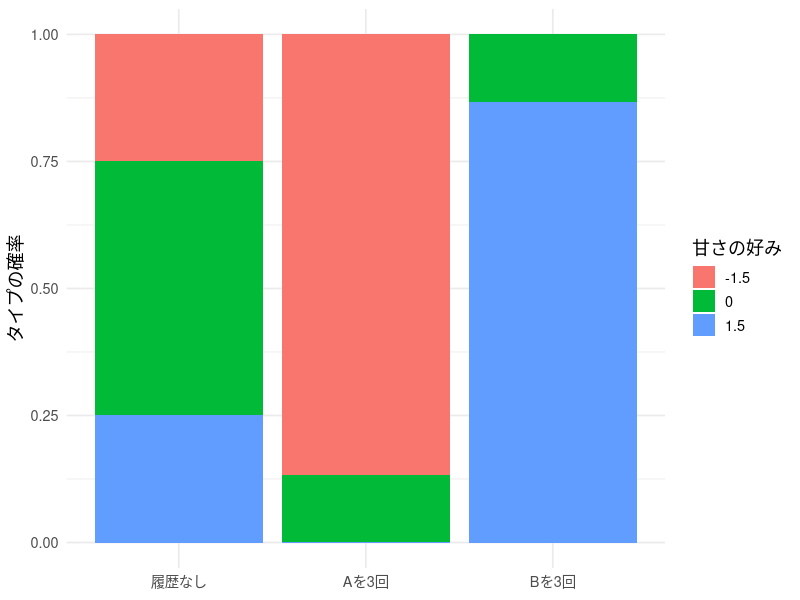
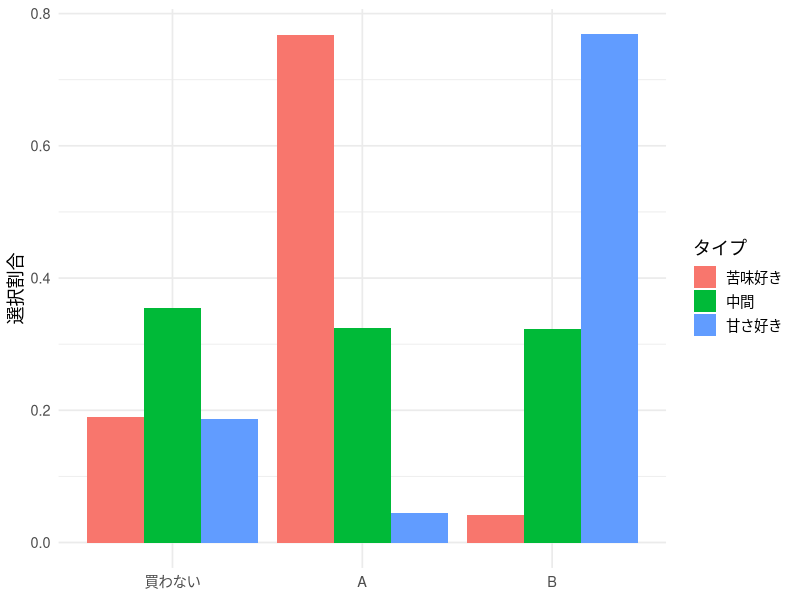
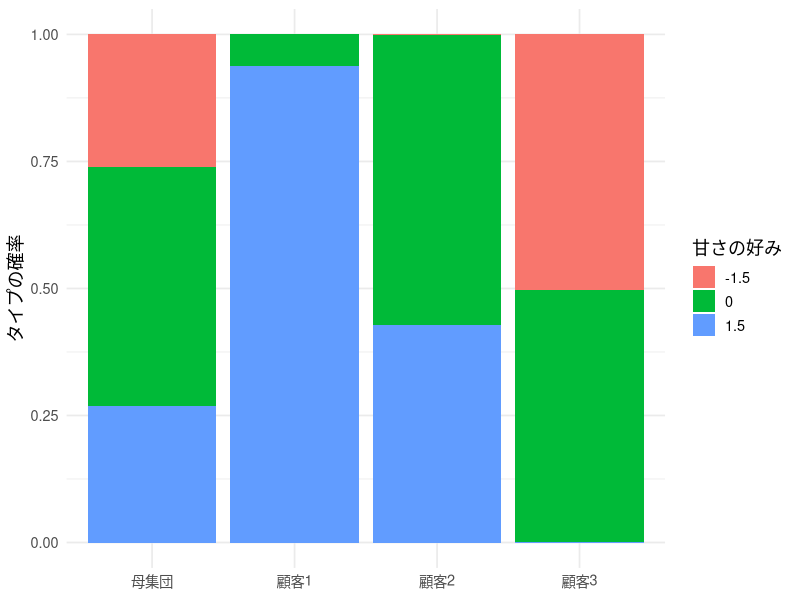
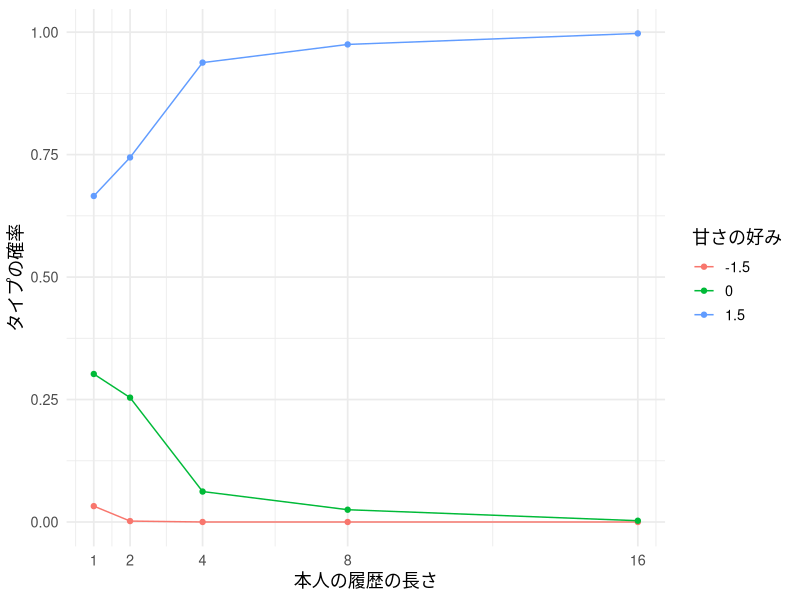
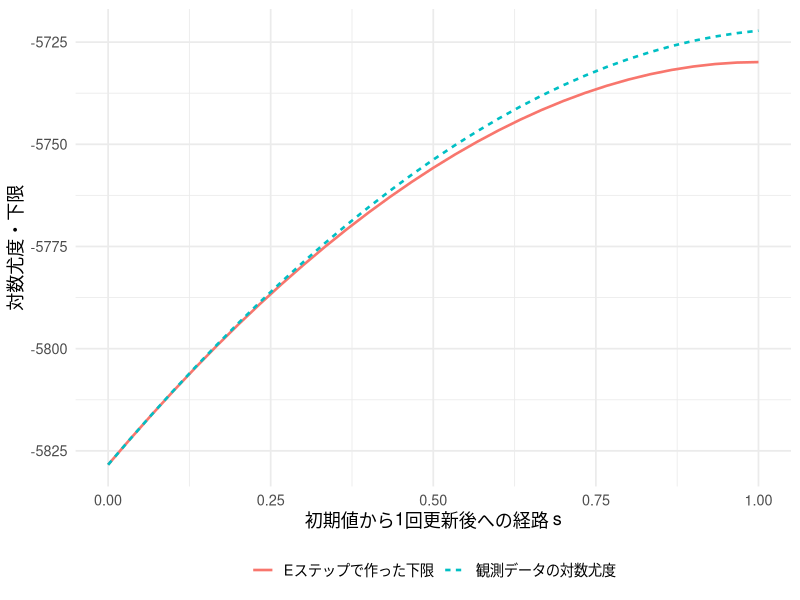
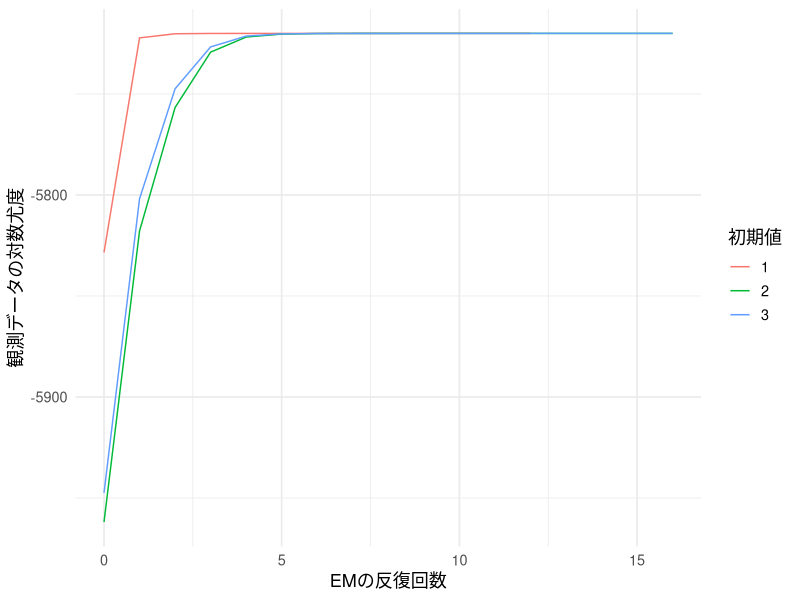
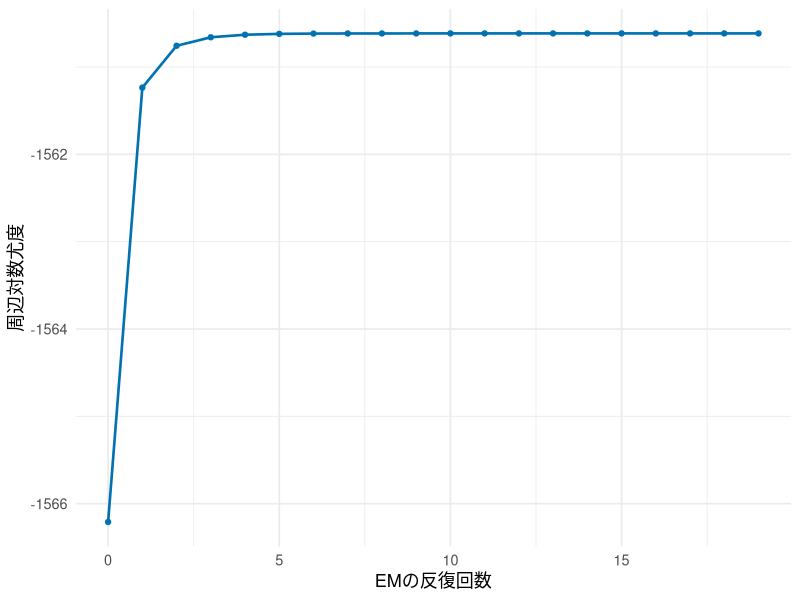
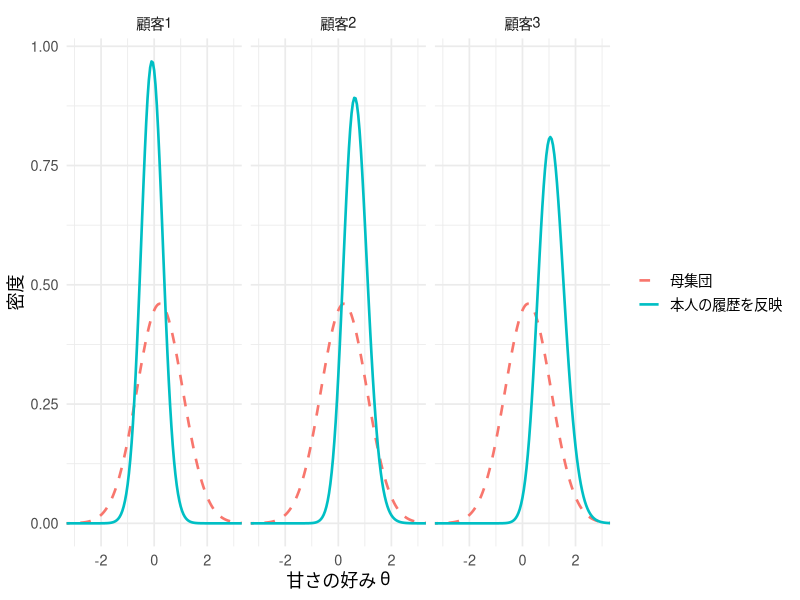

Reproduce these figures in R, in order.
## ---- chunk 1
#| include: false
library(ggplot2)
library(dplyr)
library(knitr)
set.seed(202606)
theme_lecture <- function() {
  fam <- if (Sys.info()[["sysname"]] == "Darwin") "Hiragino Sans" else ""
  theme_minimal(base_size = 13, base_family = fam)
}
theme_set(theme_lecture())
knitr::opts_chunk$set(fig.align = "center", dpi = 144)
options(scipen = 8)
## ---- chunk 2
choice_prob <- function(theta, pA, pB, beta0 = 1.5, alpha = 1) {
  va <- beta0 - theta - alpha * pA
  vb <- beta0 + theta - alpha * pB
  mx <- pmax(0, va, vb)
  ev <- cbind(exp(-mx), exp(va - mx), exp(vb - mx))
  ev / rowSums(ev)
}
theta_grid <- c(-1.5, 0, 1.5)
pi_true <- c(.25, .50, .25)
knitr::kable(data.frame(theta = theta_grid,
                       choice_prob(theta_grid, 1.5, 1.5)), digits = 3,
             col.names = c("甘さの好み", "買わない", "A：苦い", "B：甘い"))
## ---- chunk 3
pr_equal <- choice_prob(theta_grid, 1.5, 1.5)
lik_AAA <- pr_equal[, 2]^3
post_AAA <- pi_true * lik_AAA / sum(pi_true * lik_AAA)
lik_BBB <- pr_equal[, 3]^3
post_BBB <- pi_true * lik_BBB / sum(pi_true * lik_BBB)
knitr::kable(data.frame(theta = theta_grid, prior = pi_true,
                       likelihood = lik_AAA, posterior = post_AAA), digits = 4,
             col.names = c("候補値", "事前確率", "Aを3回選ぶ尤度", "事後確率"))
## ---- chunk 4
#| fig-cap: "同じ母集団分布から出発しても、本人の履歴によってタイプの重みが変わる。価格は両商品とも150円。"
w_example <- rbind(pi_true, post_AAA, post_BBB)
d_example <- data.frame(
  information = factor(rep(c("履歴なし", "Aを3回", "Bを3回"), each = 3),
                       levels = c("履歴なし", "Aを3回", "Bを3回")),
  type = factor(rep(theta_grid, 3)), weight = as.vector(t(w_example)))
ggplot(d_example, aes(information, weight, fill = type)) +
  geom_col() + labs(x = NULL, y = "タイプの確率", fill = "甘さの好み")
## ---- chunk 5
set.seed(202606)
N <- 400
Tmax <- 16
type_true <- sample(1:3, N, replace = TRUE, prob = pi_true)
theta_truth <- theta_grid[type_true]
## ---- chunk 6
prices <- data.frame(occasion = seq_len(Tmax),
                     pA = runif(Tmax, 1, 2.5), pB = runif(Tmax, 1, 2.5))
head(prices)
## ---- chunk 7
id <- rep(seq_len(N), each = Tmax)
occasion <- rep(seq_len(Tmax), times = N)
pA <- prices$pA[occasion]; pB <- prices$pB[occasion]
prob <- choice_prob(theta_truth[id], pA, pB)
u <- runif(N * Tmax)
y <- as.integer(u > prob[, 1]) + as.integer(u > prob[, 1] + prob[, 2])
panel <- data.frame(id, occasion, pA, pB, y)  # 0=買わない、1=A、2=B
head(panel)
## ---- chunk 8
#| fig-cap: "タイプ別の選択割合。分母はタイプ別人数×16機会であり、非購入も含む。"
choice_summary <- panel |>
  mutate(type = factor(type_true[id], labels = c("苦味好き", "中間", "甘さ好き")),
         product = factor(y, levels = 0:2, labels = c("買わない", "A", "B"))) |>
  count(type, product) |> group_by(type) |> mutate(share = n / sum(n))
ggplot(choice_summary, aes(product, share, fill = type)) +
  geom_col(position = "dodge") + labs(x = NULL, y = "選択割合", fill = "タイプ")
## ---- chunk 9
panel_loglik <- function(dat, grid) {
  sapply(grid, function(th) {
    pr <- choice_prob(th, dat$pA, dat$pB)
    chosen_prob <- pr[cbind(seq_len(nrow(dat)), dat$y + 1)]
    log_chosen_prob <- log(chosen_prob)
    drop(rowsum(log_chosen_prob, dat$id))
  })
}
train4 <- subset(panel, occasion <= 4)
ell4 <- panel_loglik(train4, theta_grid)
knitr::kable(data.frame(customer = 1:6, ell4[1:6, ]), digits = 3,
             col.names = c("顧客 i", "候補値 −1.5", "候補値 0", "候補値 1.5"))
## ---- chunk 10
mixture_eval <- function(ell, pi) {
  z <- sweep(ell, 2, log(pi), "+")
  rowmax <- apply(z, 1, max)
  e <- exp(z - rowmax)
  totals <- rowSums(e)
  list(weights = e / totals, loglik = sum(rowmax + log(totals)))
}
## ---- chunk 11
fit_known_pi <- function(ell) {
  softmax <- function(a) { z <- c(a, 0); z <- exp(z - max(z)); z / sum(z) }
  opt <- optim(rep(0, ncol(ell) - 1),
               function(a) -mixture_eval(ell, softmax(a))$loglik,
               method = "BFGS", control = list(reltol = 1e-11, maxit = 1000))
  if (opt$convergence != 0) stop("Known-support MLE did not converge")
  pi <- softmax(opt$par)
  c(list(pi = pi), mixture_eval(ell, pi))
}
fit4 <- fit_known_pi(ell4)
knitr::kable(data.frame(theta = theta_grid, truth = pi_true, estimate = fit4$pi),
             digits = 3, col.names = c("候補値", "真の割合", "4機会から推定した割合"))
## ---- chunk 12
#| fig-cap: "同じ母集団割合から出発しても、顧客ごとの4回の履歴で事後の重みが変わる。"
show_ids <- c(1, 2, 3)
w_show <- rbind(fit4$pi, fit4$weights[show_ids, ])
weights_plot <- data.frame(
  information = factor(rep(c("母集団", paste0("顧客", show_ids)), each = 3),
                       levels = c("母集団", paste0("顧客", show_ids))),
  type = factor(rep(theta_grid, 4)), weight = as.vector(t(w_show)))
ggplot(weights_plot, aes(information, weight, fill = type)) +
  geom_col() + labs(x = NULL, y = "タイプの確率", fill = "甘さの好み")
## ---- chunk 13
type_labels <- c("苦味好き", "中間", "甘さ好き")
truth_check <- data.frame(
  customer = show_ids,
  true_theta = theta_truth[show_ids],
  true_type = type_labels[type_true[show_ids]],
  fit4$weights[show_ids, ])
knitr::kable(truth_check, digits = 3, row.names = FALSE,
             col.names = c("顧客", "真の θ", "本当のタイプ",
                           "苦味好きの確率", "中間の確率", "甘さ好きの確率"))
## ---- chunk 14
individual_mle <- function(ell, grid) {
  grid[max.col(ell, ties.method = "first")]
}
np4 <- individual_mle(ell4, theta_grid)
eb4 <- drop(fit4$weights %*% theta_grid)
knitr::kable(data.frame(method = c("母集団平均", "個人別最尤", "経験ベイズの事後平均"),
  rmse = c(sqrt(mean((sum(fit4$pi * theta_grid) - theta_truth)^2)),
           sqrt(mean((np4 - theta_truth)^2)), sqrt(mean((eb4 - theta_truth)^2)))),
  digits = 3, col.names = c("好みの要約", "真の係数とのRMSE"))
## ---- chunk 15
#| fig-cap: "観測履歴が増えたときの、同じ顧客1についてのタイプの重み。真のタイプは推定に使わない。"
history_weights <- do.call(rbind, lapply(c(1, 2, 4, 8, 16), function(h) {
  ell_h <- panel_loglik(subset(panel, occasion <= h), theta_grid)
  fit_h <- fit_known_pi(ell_h)
  data.frame(history = h, type = factor(theta_grid), weight = fit_h$weights[1, ])
}))
ggplot(history_weights, aes(history, weight, color = type)) +
  geom_line() + geom_point() + scale_x_continuous(breaks = c(1, 2, 4, 8, 16)) +
  labs(x = "本人の履歴の長さ", y = "タイプの確率", color = "甘さの好み")
## ---- chunk 16
demo_theta0 <- c(-2, 0, 2)
demo_pi0 <- rep(1 / 3, 3)
demo_ell0 <- panel_loglik(panel, demo_theta0)
knitr::kable(data.frame(type = 1:3, theta = demo_theta0, pi = demo_pi0),
             digits = 3, col.names = c("タイプ k", "仮の候補値", "仮の割合"))
## ---- chunk 17
demo0 <- mixture_eval(demo_ell0, demo_pi0)
demo_w0 <- demo0$weights
demo_id <- 252
demo_lik0 <- exp(demo_ell0[demo_id, ])
demo_joint0 <- demo_pi0 * demo_lik0
knitr::kable(data.frame(
  type = 1:3, theta = demo_theta0,
  likelihood = formatC(demo_lik0, format = "e", digits = 3),
  joint = formatC(demo_joint0, format = "e", digits = 3),
  weight = demo_w0[demo_id, ]), digits = 4,
  col.names = c("タイプ k", "仮の候補値", "顧客252の尤度", "割合×尤度", "所属確率"))
stopifnot(max(abs(demo_joint0 / sum(demo_joint0) -
                  demo_w0[demo_id, ])) < 1e-12)
## ---- chunk 18
demo_ids <- c(1, 2, 3, 252)
knitr::kable(data.frame(customer = demo_ids,
                        demo_w0[demo_ids, ]), digits = 4, row.names = FALSE,
             col.names = c("顧客", "タイプ1の確率", "タイプ2の確率", "タイプ3の確率"))
## ---- chunk 19
demo_count0 <- colSums(demo_w0)
demo_pi1 <- demo_count0 / N
knitr::kable(data.frame(type = 1:3, expected_count = demo_count0,
                        old_pi = demo_pi0, new_pi = demo_pi1), digits = 4,
             col.names = c("タイプ k", "人数の期待値", "更新前の割合", "更新後の割合"))
## ---- chunk 20
demo_theta1 <- vapply(1:3, function(k) {
  optimize(function(a) -sum(demo_w0[, k] * panel_loglik(panel, a)),
           interval = c(-6, 6), tol = 1e-8)$minimum
}, numeric(1))
knitr::kable(data.frame(type = 1:3, old_theta = demo_theta0,
                        new_theta = demo_theta1), digits = 4,
             col.names = c("タイプ k", "更新前の候補値", "更新後の候補値"))
## ---- chunk 21
demo_ell1 <- panel_loglik(panel, demo_theta1)
demo1 <- mixture_eval(demo_ell1, demo_pi1)
demo_w1 <- demo1$weights
knitr::kable(data.frame(type = 1:3,
                        weight0 = demo_w0[demo_id, ],
                        weight1 = demo_w1[demo_id, ]), digits = 4,
             col.names = c("タイプ k", "顧客252：初期値での確率", "顧客252：1回更新後の確率"))
## ---- chunk 22
demo_count1 <- colSums(demo_w1)
demo_pi2 <- demo_count1 / N
demo_theta2 <- vapply(1:3, function(k) {
  optimize(function(a) -sum(demo_w1[, k] * panel_loglik(panel, a)),
           interval = c(-6, 6), tol = 1e-8)$minimum
}, numeric(1))
knitr::kable(data.frame(type = 1:3, expected_count = demo_count1,
                        pi1 = demo_pi1, pi2 = demo_pi2,
                        theta1 = demo_theta1, theta2 = demo_theta2), digits = 4,
             col.names = c("タイプ k", "人数の期待値", "1回目の割合", "2回目の割合",
                           "1回目の候補値", "2回目の候補値"))
## ---- chunk 23
demo2 <- mixture_eval(panel_loglik(panel, demo_theta2), demo_pi2)
demo_ll <- c(demo0$loglik, demo1$loglik, demo2$loglik)
knitr::kable(data.frame(stage = c("初期値", "1回目の更新後", "2回目の更新後"),
                        loglik = demo_ll), digits = 4,
             col.names = c("計算の段階", "観測データの対数尤度"))
stopifnot(all(diff(demo_ll) >= -1e-6),
          max(abs(rowSums(demo_w0) - 1)) < 1e-12,
          max(abs(rowSums(demo_w1) - 1)) < 1e-12,
          all(diff(demo_theta1) > 0), all(diff(demo_theta2) > 0))
## ---- chunk 24
#| code-fold: true
#| code-summary: "1回目の更新で、対数尤度と下限の大小を確かめる"
demo_Q <- function(theta, pi, weights) {
  sum(weights * sweep(panel_loglik(panel, theta), 2, log(pi), "+"))
}
demo_entropy0 <- -sum(demo_w0 * log(demo_w0))
demo_bound0 <- demo_Q(demo_theta0, demo_pi0, demo_w0) + demo_entropy0
demo_bound1 <- demo_Q(demo_theta1, demo_pi1, demo_w0) + demo_entropy0
knitr::kable(data.frame(
  quantity = c("更新前の対数尤度 = 更新前の下限", "更新後の下限（重みは更新前のまま）",
               "更新後の対数尤度"),
  value = c(demo0$loglik, demo_bound1, demo1$loglik)), digits = 4,
  col.names = c("比較する値", "計算結果"))
stopifnot(abs(demo_bound0 - demo0$loglik) < 1e-7,
          demo_bound1 >= demo_bound0 - 1e-7,
          demo1$loglik >= demo_bound1 - 1e-7)
## ---- chunk 25
#| code-fold: true
#| code-summary: "初期値から1回更新後までの、対数尤度と下限を描く"
#| label: fig-em-lower-bound
#| fig-cap: "初期値（s=0）では2本が一致する。1回更新後（s=1）では下限が上がり、観測データの対数尤度はその下限以上にある。"
em_bound_path <- do.call(rbind, lapply(seq(0, 1, length.out = 31), function(s) {
  theta <- (1 - s) * demo_theta0 + s * demo_theta1
  pi <- (1 - s) * demo_pi0 + s * demo_pi1
  data.frame(step = s,
    observed = mixture_eval(panel_loglik(panel, theta), pi)$loglik,
    bound = demo_Q(theta, pi, demo_w0) + demo_entropy0)
}))
stopifnot(all(em_bound_path$observed >= em_bound_path$bound - 1e-7))
em_bound_plot <- rbind(
  data.frame(step = em_bound_path$step, value = em_bound_path$observed,
             quantity = "観測データの対数尤度"),
  data.frame(step = em_bound_path$step, value = em_bound_path$bound,
             quantity = "Eステップで作った下限"))
ggplot(em_bound_plot, aes(step, value, color = quantity, linetype = quantity)) +
  geom_line(linewidth = .9) +
  labs(x = "初期値から1回更新後への経路 s", y = "対数尤度・下限", color = NULL, linetype = NULL) +
  theme(legend.position = "bottom")
## ---- chunk 26
#| code-fold: true
#| code-summary: "EMの反復：事後重みの計算と、重み付き最尤推定"
fit_em_once <- function(dat, start, maxit = 2000, tol = 1e-8, bounds = c(-6, 6)) {
  theta <- sort(start)
  pi <- rep(1 / length(theta), length(theta))
  ell <- panel_loglik(dat, theta)
  current <- mixture_eval(ell, pi)
  trace <- current$loglik
  converged <- FALSE
  for (iter in seq_len(maxit)) {
    w <- current$weights
    pi_new <- colMeans(w)
    theta_new <- vapply(seq_along(theta), function(k) {
      optimize(function(th) -sum(w[, k] * panel_loglik(dat, th)),
               interval = bounds, tol = 1e-8)$minimum
    }, numeric(1))
    order_new <- order(theta_new)
    theta_new <- theta_new[order_new]; pi_new <- pi_new[order_new]
    ell_new <- panel_loglik(dat, theta_new)
    next_fit <- mixture_eval(ell_new, pi_new)
    gain <- next_fit$loglik - current$loglik
    if (gain < -1e-6) stop("EM log likelihood decreased")
    trace <- c(trace, next_fit$loglik)
    theta <- theta_new; pi <- pi_new; ell <- ell_new; current <- next_fit
    if (abs(gain) < tol) { converged <- TRUE; break }
  }
  list(theta = theta, pi = pi, loglik = current$loglik,
       weights = current$weights, trace = trace, converged = converged,
       iterations = iter, bounds = bounds)
}
## ---- chunk 27
fit_em_multistart <- function(dat, starts = list(c(-2, 0, 2), c(-1, .5, 2.5),
                                                  c(-2.5, -.5, 1))) {
  fits <- lapply(starts, function(st) fit_em_once(dat, st))
  best <- which.max(vapply(fits, `[[`, numeric(1), "loglik"))
  list(best = fits[[best]], fits = fits, best_start = best)
}
em_runs <- fit_em_multistart(panel)
em_fit <- em_runs$best
# 最初の初期値からの1・2回目の更新が、上の逐次計算と一致するか確認する。
stopifnot(max(abs(em_runs$fits[[1]]$trace[1:3] - demo_ll)) < 1e-6)
stopifnot(all(vapply(em_runs$fits, function(f) f$converged, logical(1))),
          all(vapply(em_runs$fits, function(f) min(diff(f$trace)) > -1e-6, logical(1))),
          all(abs(em_fit$theta) < 5.9))
knitr::kable(data.frame(type = 1:3, theta_true = theta_grid,
                        theta_est = em_fit$theta, pi_true = pi_true, pi_est = em_fit$pi),
             digits = 3, col.names = c("タイプ", "真の候補値", "候補値の推定", "真の割合", "割合の推定"))
## ---- chunk 28
#| fig-cap: "EMの3つの初期値からの対数尤度。単調に増えても、大域的な最大値とは限らない。"
em_trace <- do.call(rbind, lapply(seq_along(em_runs$fits), function(s) {
  f <- em_runs$fits[[s]]
  data.frame(iteration = seq_along(f$trace) - 1, loglik = f$trace, start = factor(s))
}))
ggplot(em_trace, aes(iteration, loglik, color = start)) + geom_line() +
  labs(x = "EMの反復回数", y = "観測データの対数尤度", color = "初期値")
## ---- chunk 29
ell16 <- panel_loglik(panel, theta_grid)
fit16 <- fit_known_pi(ell16)
knitr::kable(data.frame(type = 1:3, known_support = theta_grid,
                        known_weight = fit16$weights[1, ],
                        estimated_support = em_fit$theta,
                        estimated_weight = em_fit$weights[1, ]), digits = 3,
             col.names = c("タイプ", "既知の候補値", "既知の場合の重み",
                           "推定した候補値", "推定後の重み"))
## ---- chunk 30
#| code-fold: true
#| code-summary: "1回のシェアは同じだが、履歴の確率は違う二つの母集団"
ident_equal <- choice_prob(theta_grid, 1.5, 1.5)
ident_share <- drop(pi_true %*% ident_equal)
ident_alt_theta <- c(-2, 0, 2)
ident_alt_prob <- choice_prob(ident_alt_theta, 1.5, 1.5)
# 対称な分布なので、非購入のシェアを合わせればA・Bのシェアも合う。
ident_alt_w <- (1 / 3 - ident_share[1]) / (2 * (1 / 3 - ident_alt_prob[1, 1]))
ident_alt_pi <- c(ident_alt_w, 1 - 2 * ident_alt_w, ident_alt_w)
ident_alt_share <- drop(ident_alt_pi %*% ident_alt_prob)
knitr::kable(data.frame(
  quantity = c("1回で買わない確率", "1回でAを買う確率", "1回でBを買う確率", "同じ人が2回ともAを買う確率"),
  original = c(ident_share, sum(pi_true * ident_equal[, 2]^2)),
  alternative = c(ident_alt_share, sum(ident_alt_pi * ident_alt_prob[, 2]^2))),
  digits = 6, col.names = c("観測する量", "元の母集団", "別の母集団"))
stopifnot(max(abs(ident_share - ident_alt_share)) < 1e-12,
          all(ident_alt_pi > 0), abs(sum(ident_alt_pi) - 1) < 1e-12)
## ---- chunk 31
#| code-fold: true
#| code-summary: "同じ2回分の履歴確率を持つ別の母集団を構成する"
# 構成の根拠は、この小節末尾の補足で説明する。
# z = exp(theta)、150円では d(z) = 1 + z + z^2。
ident_two_z <- exp(theta_grid)
ident_two_d <- 1 + ident_two_z + ident_two_z^2
ident_two_weight <- pi_true / ident_two_d^2
ident_two_m <- vapply(0:4, function(q) sum(ident_two_weight * ident_two_z^q), numeric(1))
# 3根を持つ多項式の2次の係数を変え、他の係数で同じモーメントを保つ。
ident_two_c2 <- -sum(ident_two_z) - .5
ident_two_hankel <- matrix(c(ident_two_m[1], ident_two_m[2],
                            ident_two_m[2], ident_two_m[3]), 2, 2)
ident_two_c01 <- solve(ident_two_hankel,
                       -ident_two_m[4:5] - ident_two_c2 * ident_two_m[3:4])
ident_two_roots <- polyroot(c(ident_two_c01, ident_two_c2, 1))
stopifnot(max(abs(Im(ident_two_roots))) < 1e-10)
ident_two_z_alt <- sort(Re(ident_two_roots))
ident_two_V <- rbind(1, ident_two_z_alt, ident_two_z_alt^2)
ident_two_weight_alt <- drop(solve(ident_two_V, ident_two_m[1:3]))
ident_two_theta_alt <- log(ident_two_z_alt)
ident_two_pi_alt <- ident_two_weight_alt * (1 + ident_two_z_alt + ident_two_z_alt^2)^2
ident_two_prob_alt <- choice_prob(ident_two_theta_alt, 1.5, 1.5)
ident_two_M <- t(ident_equal) %*% diag(pi_true) %*% ident_equal
ident_two_M_alt <- t(ident_two_prob_alt) %*% diag(ident_two_pi_alt) %*% ident_two_prob_alt
stopifnot(all(ident_two_z_alt > 0), all(ident_two_pi_alt > 0),
          abs(sum(ident_two_pi_alt) - 1) < 1e-10,
          max(abs(ident_two_M - ident_two_M_alt)) < 1e-10)
knitr::kable(data.frame(type = 1:3, theta = theta_grid, theta_alt = ident_two_theta_alt,
                        pi = pi_true, pi_alt = ident_two_pi_alt), digits = 6,
             col.names = c("タイプ", "元の候補値", "別の候補値", "元の割合", "別の割合"))
## ---- chunk 32
ident_two_histories <- expand.grid(first = c("0", "A", "B"), second = c("0", "A", "B"))
knitr::kable(data.frame(
  history = paste0(ident_two_histories$first, ident_two_histories$second),
  original = as.vector(ident_two_M), alternative = as.vector(ident_two_M_alt)),
  digits = 6, col.names = c("1・2回目の履歴", "元の母集団", "別の母集団"))
## ---- chunk 33
ident_two_B_given_AA <- sum(pi_true * ident_equal[, 2]^2 * ident_equal[, 3]) /
  ident_two_M[2, 2]
ident_two_B_given_AA_alt <- sum(ident_two_pi_alt * ident_two_prob_alt[, 2]^2 *
                                ident_two_prob_alt[, 3]) / ident_two_M_alt[2, 2]
knitr::kable(data.frame(
  quantity = c("3回目にBを買う確率：全員", "3回目にBを買う確率：AAだった人"),
  original = c(sum(pi_true * ident_equal[, 3]), ident_two_B_given_AA),
  alternative = c(sum(ident_two_pi_alt * ident_two_prob_alt[, 3]), ident_two_B_given_AA_alt)),
  digits = 6, col.names = c("観測する量", "元の母集団", "別の母集団"))
stopifnot(abs(ident_two_B_given_AA - ident_two_B_given_AA_alt) > 1e-4)
## ---- chunk 34
#| code-fold: true
#| code-summary: "3回の同時分布を作り、タイプの値と割合を逆算する"
# ここだけは識別の検算用。標本頻度ではなく、生成モデルの母集団確率を作る。
ident_R <- lapply(1:3, function(tt) {
  t(choice_prob(theta_grid, prices$pA[tt], prices$pB[tt]))
})
ident_joint <- array(0, dim = c(3, 3, 3))
for (k in 1:3) {
  for (j in 1:3) {
    ident_joint[, , j] <- ident_joint[, , j] +
      pi_true[k] * ident_R[[3]][j, k] * outer(ident_R[[1]][, k], ident_R[[2]][, k])
  }
}
# 入力は母集団の27セルと、1回目のB価格。真の候補値・割合は引数にしない。
recover_three_types <- function(joint, pB1) {
  M <- apply(joint, c(1, 2), sum)
  MB <- joint[, , 3]
  C <- MB %*% solve(M)
  eig <- eigen(C)
  stopifnot(max(abs(Im(eig$values))) < 1e-10,
            max(abs(Im(eig$vectors))) < 1e-10)
  order_type <- order(Re(eig$values))
  R1 <- Re(eig$vectors[, order_type])
  R1 <- sweep(R1, 2, colSums(R1), "/")
  theta <- log(R1[3, ] / R1[1, ]) - 1.5 + pB1
  pi <- drop(solve(R1, rowSums(M)))
  list(theta = theta, pi = pi, R1 = R1)
}
ident_recovered <- recover_three_types(ident_joint, prices$pB[1])
knitr::kable(data.frame(type = 1:3, theta = theta_grid,
                        recovered_theta = ident_recovered$theta,
                        pi = pi_true, recovered_pi = ident_recovered$pi), digits = 6,
             col.names = c("タイプ", "生成時の候補値", "逆算した候補値", "生成時の割合", "逆算した割合"))
stopifnot(abs(sum(ident_joint) - 1) < 1e-12,
          max(abs(ident_recovered$theta - theta_grid)) < 1e-10,
          max(abs(ident_recovered$pi - pi_true)) < 1e-10)
## ---- chunk 35
# 連続的な好み：同じ選択モデルで独立のデータを生成する
set.seed(202607)
N_c <- 200; T_c <- 8
mu_true_c <- 0.2; tau_true_c <- 1
id_c <- rep(seq_len(N_c), each = T_c)
time_c <- rep(seq_len(T_c), times = N_c)
price_c <- data.frame(pA = runif(T_c, 1, 2.5), pB = runif(T_c, 1, 2.5))
theta_true_c <- rnorm(N_c, mu_true_c, tau_true_c)
pA_c <- price_c$pA[time_c]; pB_c <- price_c$pB[time_c]
prob_c <- function(theta, pA, pB) {
  va <- 1.5 - theta - pA; vb <- 1.5 + theta - pB
  m <- pmax(0, va, vb)
  e <- cbind(exp(-m), exp(va - m), exp(vb - m))
  e / rowSums(e)
}
probs_c <- prob_c(theta_true_c[id_c], pA_c, pB_c)
u_c <- runif(N_c * T_c)
y_c <- as.integer(u_c > probs_c[,1]) + as.integer(u_c > probs_c[,1] + probs_c[,2])
dat_c <- data.frame(id = id_c, time = time_c, pA = pA_c, pB = pB_c, y = y_c)
## ---- chunk 36
#| code-fold: true
#| code-summary: "数値積分の準備：周辺対数尤度と事後分布の重み"
# 台形則で係数空間を積分する。両端に半分の重みを付ける。
theta_nodes_c <- seq(-6, 6, length.out = 241)
trap_weights_c <- function(x) {
  dx <- diff(x)
  stopifnot(max(abs(dx - dx[1])) < 1e-10)
  c(dx[1] / 2, rep(dx[1], length(x) - 2), dx[1] / 2)
}
theta_w_c <- trap_weights_c(theta_nodes_c)
log_lik_c <- function(dat, nodes = theta_nodes_c) {
  sapply(nodes, function(th) {
    pr <- prob_c(th, dat$pA, dat$pB)
    drop(rowsum(log(pr[cbind(seq_len(nrow(dat)), dat$y + 1)]), dat$id))
  })
}
ell_c <- log_lik_c(dat_c)
rowmax_c <- apply(ell_c, 1, max)
lik_c <- exp(ell_c - rowmax_c)
# 全員の周辺対数尤度。各人について引いた標準化分を足し戻す。
marginal_loglik_c <- function(mu, log_tau, nodes = theta_nodes_c,
                              node_w = theta_w_c, lik = lik_c, rowmax = rowmax_c) {
  weights <- dnorm(nodes, mu, exp(log_tau)) * node_w
  values <- drop(lik %*% weights)
  if (any(values <= 0) || any(!is.finite(values))) return(-Inf)
  sum(rowmax + log(values))
}
post_weights_c <- function(mu, tau, lik = lik_c, nodes = theta_nodes_c, node_w = theta_w_c) {
  weights <- dnorm(nodes, mu, tau) * node_w
  z <- sweep(lik, 2, weights, "*")
  z / rowSums(z)
}
## ---- chunk 37
posterior_moments_c <- function(mu, tau, lik = lik_c,
                                nodes = theta_nodes_c, node_w = theta_w_c) {
  w <- post_weights_c(mu, tau, lik, nodes, node_w)
  m <- drop(w %*% nodes)
  centered <- sweep(matrix(nodes, nrow(w), length(nodes), byrow = TRUE), 1, m, "-")
  v <- rowSums(w * centered^2)
  list(mean = m, variance = v)
}
mu0_c <- 0; tau0_c <- 1
e0_c <- posterior_moments_c(mu0_c, tau0_c)
knitr::kable(data.frame(customer = 1:3, mean = e0_c$mean[1:3],
                        variance = e0_c$variance[1:3]), digits = 4,
             col.names = c("顧客", "初期値での事後平均", "初期値での事後分散"))
## ---- chunk 38
mu1_c <- mean(e0_c$mean)
tau1_c <- sqrt(mean(e0_c$variance + (e0_c$mean - mu1_c)^2))
ll0_c <- marginal_loglik_c(mu0_c, log(tau0_c))
ll1_c <- marginal_loglik_c(mu1_c, log(tau1_c))
knitr::kable(data.frame(stage = c("初期値", "1回目の更新後"),
                        mu = c(mu0_c, mu1_c), tau = c(tau0_c, tau1_c),
                        loglik = c(ll0_c, ll1_c)), digits = 4,
             col.names = c("計算の段階", "母集団平均 μ", "個人差の標準偏差 τ", "周辺対数尤度"))
stopifnot(ll1_c >= ll0_c - 1e-7)
## ---- chunk 39
#| code-fold: true
#| code-summary: "EMの反復：事後平均・事後分散から母集団パラメータを更新する"
fit_em_normal_c <- function(mu_init = 0, tau_init = 1, tol = 1e-8, maxit = 500,
                            nodes = theta_nodes_c, node_w = theta_w_c,
                            lik = lik_c, rowmax = rowmax_c) {
  mu <- mu_init; tau <- tau_init
  ll <- marginal_loglik_c(mu, log(tau), nodes, node_w, lik, rowmax)
  trace <- data.frame(iteration = 0, mu = mu, tau = tau, loglik = ll)
  for (r in seq_len(maxit)) {
    # Eステップ：今の母集団パラメータで、各人の平均と分散を求める。
    moments <- posterior_moments_c(mu, tau, lik, nodes, node_w)
    # Mステップ：Eステップの結果を固定したまま、集計式で更新する。
    mu_new <- mean(moments$mean)
    tau_new <- sqrt(mean(moments$variance + (moments$mean - mu_new)^2))
    ll_new <- marginal_loglik_c(mu_new, log(tau_new), nodes, node_w, lik, rowmax)
    stopifnot(is.finite(ll_new), tau_new > 0, ll_new >= ll - 1e-7)
    gain <- ll_new - ll
    trace <- rbind(trace, data.frame(iteration = r, mu = mu_new,
                                    tau = tau_new, loglik = ll_new))
    mu <- mu_new; tau <- tau_new; ll <- ll_new
    if (abs(gain) < tol) return(list(mu = mu, tau = tau, trace = trace))
  }
  stop("Normal random coefficient EM did not converge")
}
fit_c <- fit_em_normal_c(mu0_c, tau0_c)
mu_hat_c <- fit_c$mu; tau_hat_c <- fit_c$tau
stopifnot(max(abs(unlist(fit_c$trace[2, c("mu", "tau")]) - c(mu1_c, tau1_c))) < 1e-12)
## ---- chunk 40
knitr::kable(data.frame(parameter = c("母集団平均 μ", "個人差の標準偏差 τ"),
                        truth = c(mu_true_c, tau_true_c),
                        estimate = c(mu_hat_c, tau_hat_c)), digits = 4,
             col.names = c("パラメータ", "真値", "EMによる推定値"))
## ---- chunk 41
#| label: fig-normal-em-trace
#| fig-cap: "正規分布モデルのEMによる周辺対数尤度の推移。Eステップの積分には241点の台形則を使っている。"
ggplot(fit_c$trace, aes(iteration, loglik)) +
  geom_line(linewidth = .9, color = "#0072B2") + geom_point(size = 1.5, color = "#0072B2") +
  labs(x = "EMの反復回数", y = "周辺対数尤度")
## ---- chunk 42
fit_direct_c <- optim(c(0, 0), function(a) -marginal_loglik_c(a[1], a[2]),
                       method = "BFGS", control = list(reltol = 1e-12, maxit = 1000))
stopifnot(fit_direct_c$convergence == 0)
direct_values_c <- c(fit_direct_c$par[1], exp(fit_direct_c$par[2]))
knitr::kable(data.frame(method = c("EM", "直接最適化"),
                        mu = c(mu_hat_c, direct_values_c[1]),
                        tau = c(tau_hat_c, direct_values_c[2]),
                        loglik = c(tail(fit_c$trace$loglik, 1), -fit_direct_c$value)),
             digits = 6, col.names = c("計算法", "母集団平均 μ", "標準偏差 τ", "周辺対数尤度"))
stopifnot(max(abs(c(mu_hat_c, tau_hat_c) - direct_values_c)) < 1e-4,
          abs(tail(fit_c$trace$loglik, 1) + fit_direct_c$value) < 1e-6)
## ---- chunk 43
post_eb_c <- post_weights_c(mu_hat_c, tau_hat_c)
theta_eb_c <- drop(post_eb_c %*% theta_nodes_c)
## ---- chunk 44
show_c <- c(1, 2, 3)
history_c <- do.call(rbind, lapply(show_c, function(i) {
  z <- dat_c[dat_c$id == i, ]
  data.frame(customer = i, outside = sum(z$y == 0), A = sum(z$y == 1),
             B = sum(z$y == 2), posterior_mean = theta_eb_c[i])
}))
knitr::kable(history_c, digits = 3,
             col.names = c("顧客", "買わない", "Aの回数", "Bの回数", "事後平均"))
## ---- chunk 45
#| fig-cap: "破線は共通の母集団密度、実線は本人の8回の履歴を取り込んだ事後密度。"
continuous_plot_c <- do.call(rbind, lapply(show_c, function(i) {
  data.frame(theta = rep(theta_nodes_c, 2), customer = paste0("顧客", i),
    density = c(dnorm(theta_nodes_c, mu_hat_c, tau_hat_c), post_eb_c[i, ] / theta_w_c),
    information = factor(rep(c("母集団", "本人の履歴を反映"), each = length(theta_nodes_c)),
                         levels = c("母集団", "本人の履歴を反映")))
}))
ggplot(continuous_plot_c, aes(theta, density, color = information, linetype = information)) +
  geom_line(linewidth = .9) + facet_wrap(~customer, nrow = 1) +
  scale_linetype_manual(values = c(2, 1)) + coord_cartesian(xlim = c(-3, 3)) +
  labs(x = "甘さの好み θ", y = "密度", color = NULL, linetype = NULL)
## ---- chunk 46
#| code-fold: true
#| code-summary: "事後分布の端と、積分の格子・範囲を確認する"
edge_theta_eb_c <- max(rowSums(post_eb_c[, c(1:2, 240:241), drop = FALSE]))
knitr::kable(data.frame(quantity = "θの外側2点：全員の最大値", mass = edge_theta_eb_c),
             col.names = c("確認する場所", "事後重みの合計"), digits = 12)
stopifnot(all(is.finite(post_eb_c)), max(abs(rowSums(post_eb_c) - 1)) < 1e-10,
          edge_theta_eb_c < .0001)
fit_with_nodes_c <- function(n_nodes, limit = 6) {
  nodes <- seq(-limit, limit, length.out = n_nodes)
  weights <- trap_weights_c(nodes)
  ell <- log_lik_c(dat_c, nodes)
  rowmax <- apply(ell, 1, max)
  lik <- exp(ell - rowmax)
  op <- fit_em_normal_c(nodes = nodes, node_w = weights, lik = lik, rowmax = rowmax)
  c(mu = op$mu, tau = op$tau)
}
quad_compare_c <- rbind(coarse = fit_with_nodes_c(121),
                        main = c(mu_hat_c, tau_hat_c), fine = fit_with_nodes_c(481),
                        wider = fit_with_nodes_c(641, limit = 8))
knitr::kable(data.frame(range = c("[-6, 6]", "[-6, 6]", "[-6, 6]", "[-8, 8]"),
                        nodes = c(121, 241, 481, 641), quad_compare_c), digits = 5,
             row.names = FALSE, col.names = c("θの積分範囲", "θの格子点数", "μのEM推定", "τのEM推定"))
stopifnot(max(abs(sweep(quad_compare_c, 2, quad_compare_c[2, ], "-"))) < .005)
